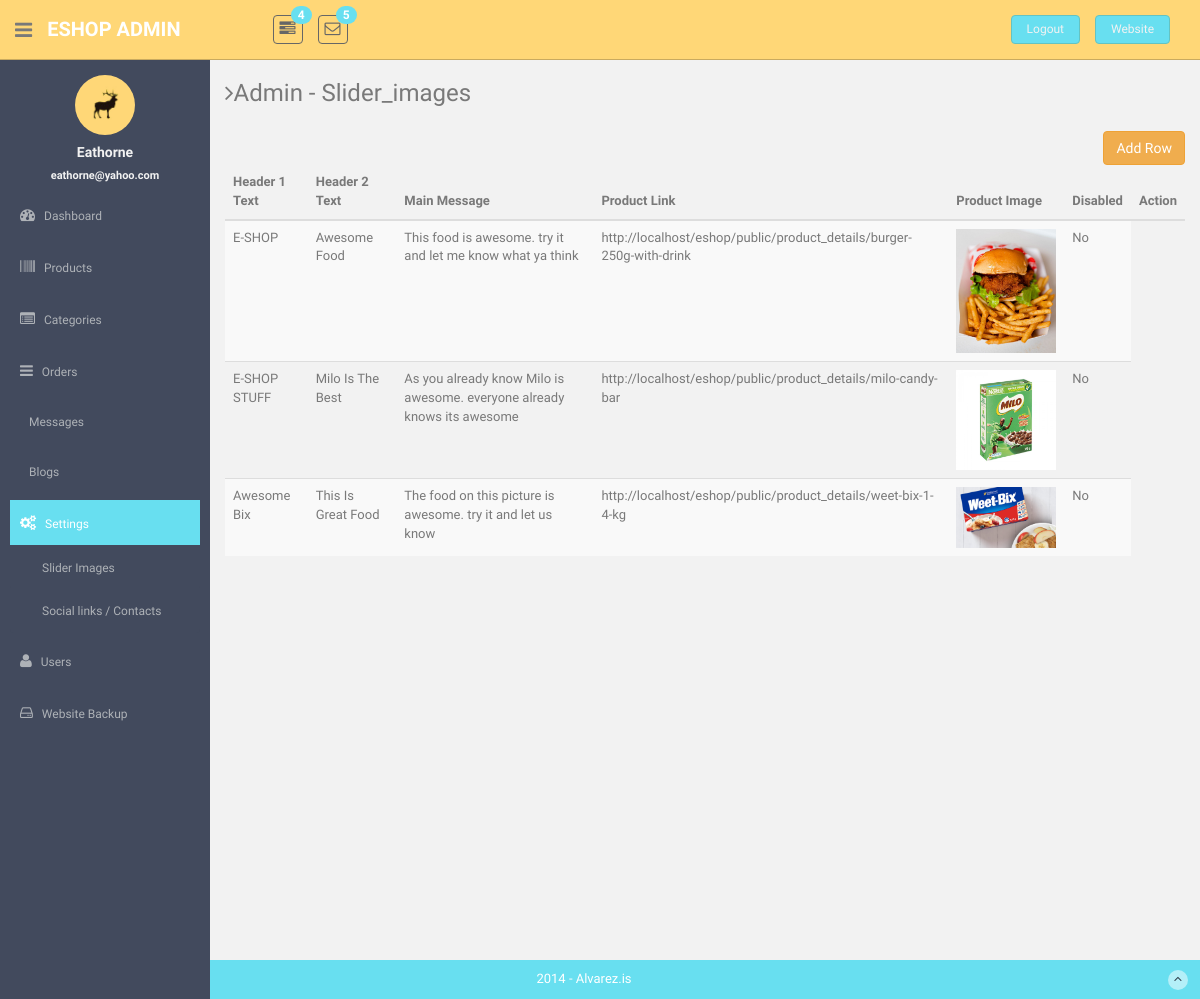
/admin/settings/slider_images (signed in), run on the app's committed database.
### tables this page shows
CREATE TABLE `users` (
  `id` bigint(20) NOT NULL,
  `url_address` varchar(60) NOT NULL,
  `name` varchar(100) NOT NULL,
  `email` varchar(100) NOT NULL,
  `password` varchar(64) NOT NULL,
  `date` datetime NOT NULL,
  `rank` varchar(8) NOT NULL
);

CREATE TABLE `slider_images` (
  `id` int(11) NOT NULL,
  `header1_text` varchar(20) NOT NULL,
  `header2_text` varchar(30) DEFAULT NULL,
  `text` varchar(200) NOT NULL,
  `link` varchar(200) DEFAULT NULL,
  `image` varchar(500) DEFAULT NULL,
  `image2` varchar(500) DEFAULT NULL,
  `disabled` tinyint(1) NOT NULL DEFAULT 0
);

### app/controllers/admin.php (called while the page is built, shortened)
<?php
Class Admin extends Controller
{
	function settings($type = '')
	{
		$User = $this->load_model('User');
		$Settings = new Settings();
		$user_data = $User->check_login(true, ["admin"]);
		if(is_object($user_data)){
			$data['user_data'] = $user_data;
		}
		if($type == "socials"){
			if(count($_POST) > 0)
			{
				$errors = $Settings->save_settings($_POST);
				header(("Location: " . ROOT . "admin/settings/socials"));
				die;
			}
			$data['settings'] = $Settings->get_all_settings();
		}else
		if($type == "slider_images"){
			$Slider = $this->load_model('Slider');
			$data['action'] = "show";
			$data['rows'] = $Slider->get_all();
		}
		$data['type'] = $type;
		$data['page_title'] = "Admin - $type";
		$data['current_page'] = "settings";
		$this->view("admin/settings",$data);
	}
}

### app/core/app.php (called while the page is built, shortened)
<?php
Class App
{
	protected $method = "index";
	public function __construct()
	{
		$url = $this->parseURL();
		$url[0] = str_replace("-", "_", $url[0]);
		if(file_exists("../app/controllers/" . strtolower($url[0]) . ".php"))
		{
			unset($url[0]);
		}
		$this->controller = new $this->controller;
		if(isset($url[1]))
		{
			$url[1] = strtolower($url[1]);
			if(method_exists($this->controller, $url[1]))
			{
				$this->method = $url[1];
				unset($url[1]);
			}
		}
		$this->params = (count($url) > 0) ? $url : ["home"];
		call_user_func_array([$this->controller,$this->method], $this->params);
	}
	private function parseURL()
	{
		$url = isset($_GET['url']) ? $_GET['url'] : "home";
		return explode("/", filter_var(trim($url,"/"),FILTER_SANITIZE_URL));
 	}
}

### public/index.php (called while the page is built, shortened)
<?php
$app = new App();

### app/core/database.php (called while the page is built, shortened)
<?php
Class Database
{
	public static $con;
	public function __construct()
	{
		try{
			$string = DB_TYPE . ":host=". DB_HOST .";dbname=". DB_NAME;
			self::$con = new PDO($string,DB_USER,DB_PASS);
		}catch (PDOException $e){
			die($e->getMessage());
		}
	}
	public function read($query,$data = array())
	{
		$stm = self::$con->prepare($query);
		$result = $stm->execute($data);
		if($result){
			$data = $stm->fetchAll(PDO::FETCH_OBJ);
			if(is_array($data) && count($data) > 0)
			{
				return $data;
			}
		}
		return false;
	}
}

### app/models/user.class.php (called while the page is built, shortened)
<?php
Class User
{
	public function check_login($redirect = false, $allowed = array())
	{
		$db = Database::getInstance();
		if(count($allowed) > 0){
			$arr['url'] = $_SESSION['user_url'];
			$query = "select * from users where url_address = :url limit 1";
			$result = $db->read($query,$arr);
			if(is_array($result))
			{
				$result = $result[0];
				if(in_array($result->rank, $allowed)){
					return $result;
				}
			}
			die;
		}
		return false;
	}
}

### app/models/slider.class.php (called while the page is built, shortened)
<?php
Class Slider
{
	public function get_all()
	{
		$DB = Database::newInstance();
		$query = "select * from slider_images where disabled = 0";
		$result = $DB->read($query);
		return $result;
	}
}

### app/views/eshop/admin/settings.php (the view, shortened to what this page needs)
<?php $this->view("admin/sidebar",$data); ?>
<form method="post" enctype="multipart/form-data">
	<table class="table table-striped table-advance table-hover">
		<?php if($type == "socials"):?>
			<thead>
				<tr><th>Setting</th><th>Value</th></tr>
			</thead>
			<tbody>
				<?php if(isset($settings) && is_array($settings)):?>
					<?php foreach($settings as $setting):?>
						<tr>
							<td><?=ucwords(str_replace("_", " ", $setting->setting))?></td>
							<td>
								<?php if($setting->type == "" || $setting->type == "text"):?>
									<input placeholder="<?=ucwords(str_replace("_", " ", $setting->setting))?>" name="<?=$setting->setting?>" class="form-control" type="text" value="<?=$setting->value?>" />
								<?php elseif($setting->type == "textarea"):?>
									<textarea placeholder="<?=ucwords(str_replace("_", " ", $setting->setting))?>" name="<?=$setting->setting?>" class="form-control" ><?=$setting->value?></textarea>
								<?php endif;?>
							</td>
						</tr>
					<?php endforeach;?>
				<?php endif;?>
			</tbody>
			<input type="submit" value="Save Settings" class="btn btn-warning pull-right" >
		<?php elseif($type == "slider_images"):?>
			<?php if($action == "show"):?>
				<thead>
					<tr><th>Header 1 Text</th><th>Header 2 Text</th><th>Main Message</th><th>Product Link</th><th>Product Image</th><th>Disabled</th><th>Action</th></tr>
				</thead>
				<tbody>
					<?php if(isset($rows) && is_array($rows)):?>
						<?php foreach($rows as $row):?>
							<tr>
								<td><?=$row->header1_text?></td>
								<td><?=$row->header2_text?></td>
								<td><?=$row->text?></td>
								<td><?=$row->link?></td>
								<td><img src="<?=ROOT. $row->image?>" style="width:100px;" /></td>
								<td><?=$row->disabled ? "Yes":"No";?></td>
							</tr>
						<?php endforeach;?>
					<?php endif;?>
				</tbody>
				<a href="<?=ROOT?>admin/settings/slider_images?action=add">
					<input type="button" value="Add Row" class="btn btn-warning pull-right" >
				</a>
			<?php endif;?>
		<?php endif;?>
	</table>
</form>

### app/views/eshop/admin/sidebar.php (shortened to what this page needs)
<aside>
    <div id="sidebar"  class="nav-collapse ">
        <ul class="sidebar-menu" id="nav-accordion">
        	  <p class="centered"><a href="profile.html"><img src="<?=ASSETS . THEME ?>admin/img/ui-sam.jpg" class="img-circle" width="60"></a></p>
            <h5 class="centered"><?=$data['user_data']->name?></h5>
        	  <h5 class="centered" style="font-size: 11px;"><?=$data['user_data']->email?></h5>
            <li class="sub-menu">
                <a href="javascript:;" >
                    <i class="fa fa-dashboard"></i>
                    <span>Dashboard</span>
                </a>
            </li>
            <li class="sub-menu">
                <a <?=(isset($current_page) && $current_page == "products") ? ' class="active" ':''; ?> href="<?=ROOT?>admin/products" >
                    <i class="fa fa-barcode"></i>
                    <span>Products</span>
                </a>
            </li>
            <li class="sub-menu">
                <a <?=(isset($current_page) && $current_page == "categories") ? ' class="active" ':''; ?> href="<?=ROOT?>admin/categories" >
                    <i class="fa fa-list-alt"></i>
                    <span>Categories</span>
                </a>
            </li>
            <li class="sub-menu">
                <a <?=(isset($current_page) && $current_page == "orders") ? ' class="active" ':''; ?> href="<?=ROOT?>admin/orders" >
                    <i class="fa fa-reorder"></i>
                    <span>Orders</span>
                </a>
            </li>
            <li class="sub-menu">
                <a <?=(isset($current_page) && $current_page == "messages") ? ' class="active" ':''; ?> href="<?=ROOT?>admin/messages" >
                    <span>Messages</span>
                </a>
            </li>
            <li class="sub-menu">
                <a <?=(isset($current_page) && $current_page == "blogs") ? ' class="active" ':''; ?> href="<?=ROOT?>admin/blogs" >
                    <span>Blogs</span>
                </a>
            </li>
            <li class="sub-menu">
                <a <?=(isset($current_page) && $current_page == "settings") ? ' class="active" ':''; ?> href="<?=ROOT?>admin/settings" >
                    <i class="fa fa-cogs"></i>
                    <span>Settings</span>
                </a>
                <ul class="sub">
                    <li><a  href="<?=ROOT?>admin/settings/slider_images">Slider Images</a></li>
                </ul>
                <ul class="sub">
                    <li><a  href="<?=ROOT?>admin/settings/socials">Social links / Contacts</a></li>
                </ul>
            </li>
            <li class="sub-menu">
                <a <?=(isset($current_page) && $current_page == "users") ? ' class="active" ':''; ?> href="<?=ROOT?>admin/users" >
                    <i class="fa fa-user"></i>
                    <span>Users</span>
                </a>
            </li>
            <li class="sub-menu">
                <a href="<?=ROOT?>admin/backup" >
                    <i class="fa  fa-hdd-o"></i>
                    <span>Website Backup</span>
                </a>
            </li>
        </ul>
    </div>
</aside>
<section id="main-content">
    <section class="wrapper site-min-height">
      <h3><i class="fa fa-angle-right"></i><?= ucwords($data['page_title']) ?></h3>
      <div class="row mt">
        <div class="col-lg-12">

### public/assets/eshop/admin/css/style.css (style rules this page uses)
body { color: #797979; background: #f2f2f2; font-family: 'Ruda', sans-serif; padding: 0px !important; margin: 0px !important; font-size:13px; }
ul li { list-style: none; }
a, a:hover, a:focus { text-decoration: none; outline: none; }
.centered { text-align: center; }
.mt { margin-top: 25px; }
#sidebar { width: 210px; height: 100%; position: fixed; background: #424a5d; }
#sidebar h5 { color: #f2f2f2; font-weight: 700; }
#sidebar ul li { position: relative; }
#sidebar .sub-menu > .sub li { padding-left: 32px; }
#sidebar .sub-menu > .sub li:last-child { padding-bottom: 10px; }
ul.sidebar-menu , ul.sidebar-menu li ul.sub { margin: -2px 0 0; padding: 0; }
ul.sidebar-menu { margin-top: 75px; }
#sidebar > ul > li > ul.sub { display: none; }
#sidebar > ul > li.active > ul.sub, #sidebar > ul > li > ul.sub > li > a { display: block; }
ul.sidebar-menu li ul.sub li { background: #424a5d; margin-bottom: 0; margin-left: 0; margin-right: 0; }
ul.sidebar-menu li ul.sub li:last-child { border-radius: 0 0 4px 4px; -webkit-border-radius: 0 0 4px 4px; }
ul.sidebar-menu li ul.sub li a { font-size: 12px; padding: 6px 0; line-height: 35px; height: 35px; -webkit-transition: all 0.3s ease; -moz-transition: all 0.3s ease; -o-transition: all 0.3s ease; -ms-transition: all 0.3s ease; transition: all 0.3s ease; color: #aeb2b7; }
ul.sidebar-menu li { margin-bottom: 5px; margin-left:10px; margin-right:10px; }
ul.sidebar-menu li.sub-menu { line-height: 15px; }
ul.sidebar-menu li a span { display: inline-block; }
ul.sidebar-menu li a { color: #aeb2b7; text-decoration: none; display: block; padding: 15px 0 15px 10px; font-size: 12px; outline: none; -webkit-transition: all 0.3s ease; -moz-transition: all 0.3s ease; -o-transition: all 0.3s ease; -ms-transition: all 0.3s ease; transition: all 0.3s ease; }
ul.sidebar-menu li a.active, ul.sidebar-menu li a:hover, ul.sidebar-menu li a:focus { background: #68dff0; color: #fff; display: block; -webkit-transition: all 0.3s ease; -moz-transition: all 0.3s ease; -o-transition: all 0.3s ease; -ms-transition: all 0.3s ease; transition: all 0.3s ease; }
ul.sidebar-menu li a i { font-size: 15px; padding-right: 6px; }
ul.sidebar-menu li a.active i { color: #fff; }
#main-content { margin-left: 210px; }
.wrapper { display: inline-block; margin-top: 60px; padding-left: 15px; padding-right: 15px; padding-bottom: 15px; padding-top: 0px; width: 100%; }
.site-min-height { min-height: 900px; }

### data on the page
users: name "Eathorne", email "eathorne@yahoo.com"
slider_images: header1_text "E-SHOP", header2_text "Awesome Food", text "This food is awesome. try it and let me know what ya think", link "http://localhost/eshop/public/product_details/burger-250g-with-drink", image (picture), disabled "No"
slider_images: header1_text "E-SHOP STUFF", header2_text "Milo Is The Best", text "As you already know Milo is awesome. everyone already knows its awesome", link "http://localhost/eshop/public/product_details/milo-candy-bar", image (picture), disabled "No"
slider_images: header1_text "Awesome Bix", header2_text "This Is Great Food", text "The food on this picture is awesome. try it and let us know", link "http://localhost/eshop/public/product_details/weet-bix-1-4-kg", image (picture), disabled "No"

### other printed values
$data['page_title'] "Admin - Slider_images"
